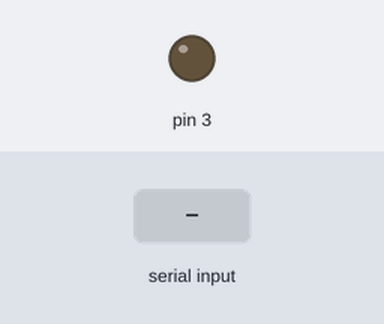
A sketch run on a simulated Arduino Uno, built with avr-gcc and run on an emulated ATmega328P. Shown: output pins drawn as LEDs (lit = HIGH). Inputs (shaded band) come from the test bench.

Above: at 1.2 s.
1.3 s: "90,45\n" received over Serial
At 3.1 s:
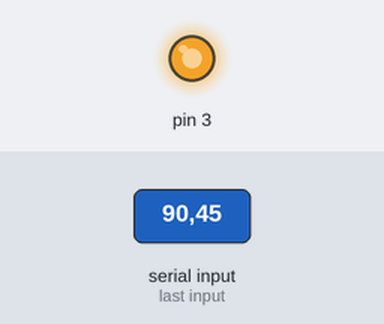
3.8 s: "30,150\n" received over Serial
At 6.0 s:
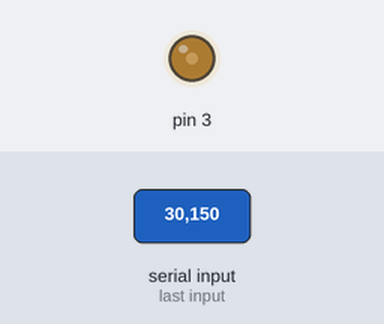
6.3 s: "5\n" received over Serial
At 7.9 s:
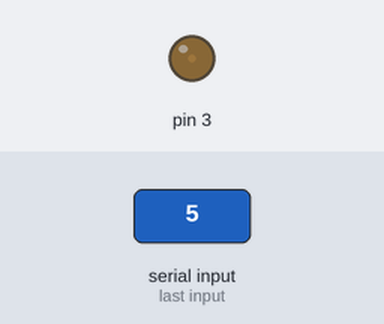
8.8 s: "90\n" received over Serial
At 11.1 s:
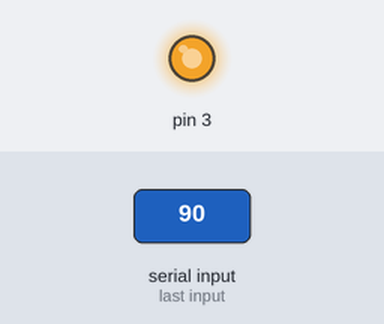
Timing chart, 0 to 12.3 s (numbered marks = the images above; inputs shaded):
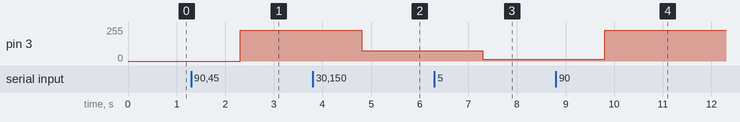

The sketch:

Sting_to_Int_and_map.ino
```cpp
void setup() {
  // put your setup code here, to run once:
  Serial.begin(9600);
  pinMode(3, OUTPUT);
}
 String Data;
 int PWM_Val,x;
void loop() {
  // put your main code here, to run repeatedly:
 if(Serial.available()>0){
  Data = Serial.readString();
 }
 PWM_Val = Data.toInt();
 x =map(PWM_Val, 0,100,0,255);
 analogWrite(3,x);


}
```

Measured:
- after the input at 1.3 s, pin 3: 0/255 → 229/255 after 1.0 s
- after the input at 3.8 s, pin 3: 229/255 → 76/255 after 1.0 s
- after the input at 6.3 s, pin 3: 76/255 → 12/255 after 1.0 s
- after the input at 8.8 s, pin 3: 12/255 → 229/255 after 1.0 s
